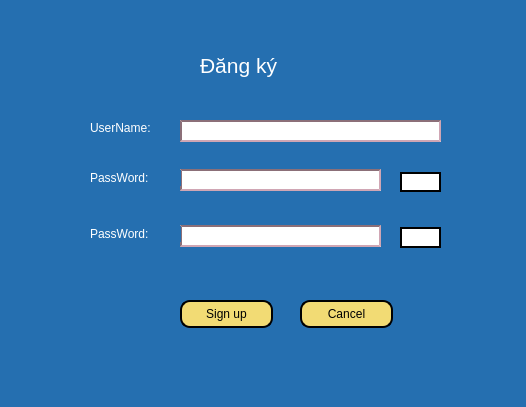
<?xml version="1.0" encoding="UTF-8"?>
<ui version="4.0">
 <class>Dialog</class>
 <widget class="QDialog" name="Dialog">
  <property name="geometry">
   <rect>
    <x>0</x>
    <y>0</y>
    <width>526</width>
    <height>407</height>
   </rect>
  </property>
  <property name="windowTitle">
   <string>Dialog</string>
  </property>
  <property name="styleSheet">
   <string notr="true">background-color:rgb(37, 111, 176);
color:white;</string>
  </property>
  <widget class="QLineEdit" name="usernameInput">
   <property name="geometry">
    <rect>
     <x>180</x>
     <y>120</y>
     <width>261</width>
     <height>22</height>
    </rect>
   </property>
   <property name="styleSheet">
    <string notr="true">background-color: white;
border: 2px inset #8b6f78;
color:black;</string>
   </property>
  </widget>
  <widget class="QLineEdit" name="passwordInput2">
   <property name="geometry">
    <rect>
     <x>180</x>
     <y>225</y>
     <width>201</width>
     <height>22</height>
    </rect>
   </property>
   <property name="styleSheet">
    <string notr="true">background-color: white;
border: 2px inset #8b6f78;
color:black;</string>
   </property>
   <property name="inputMask">
    <string/>
   </property>
   <property name="echoMode">
    <enum>QLineEdit::Password</enum>
   </property>
  </widget>
  <widget class="QLabel" name="label_4">
   <property name="geometry">
    <rect>
     <x>90</x>
     <y>226</y>
     <width>91</width>
     <height>16</height>
    </rect>
   </property>
   <property name="text">
    <string>PassWord:</string>
   </property>
  </widget>
  <widget class="QPushButton" name="cancelButton">
   <property name="geometry">
    <rect>
     <x>300</x>
     <y>300</y>
     <width>93</width>
     <height>28</height>
    </rect>
   </property>
   <property name="styleSheet">
    <string notr="true">background-color: rgb(242, 219, 116);
border-radius: 10px;
border: 2px solid black;
color:black;</string>
   </property>
   <property name="text">
    <string>Cancel</string>
   </property>
   <property name="icon">
    <iconset>
     <normaloff>../Icon/icons8-exit-50.png</normaloff>../Icon/icons8-exit-50.png</iconset>
   </property>
  </widget>
  <widget class="QLabel" name="label">
   <property name="geometry">
    <rect>
     <x>200</x>
     <y>40</y>
     <width>141</width>
     <height>51</height>
    </rect>
   </property>
   <property name="font">
    <font>
     <pointsize>16</pointsize>
    </font>
   </property>
   <property name="text">
    <string>Đăng ký</string>
   </property>
  </widget>
  <widget class="QLineEdit" name="passwordInput">
   <property name="geometry">
    <rect>
     <x>180</x>
     <y>169</y>
     <width>201</width>
     <height>22</height>
    </rect>
   </property>
   <property name="styleSheet">
    <string notr="true">background-color: white;
border: 2px inset #8b6f78;
color:black;</string>
   </property>
   <property name="inputMask">
    <string/>
   </property>
   <property name="echoMode">
    <enum>QLineEdit::Password</enum>
   </property>
  </widget>
  <widget class="QLabel" name="label_2">
   <property name="geometry">
    <rect>
     <x>90</x>
     <y>120</y>
     <width>81</width>
     <height>16</height>
    </rect>
   </property>
   <property name="text">
    <string>UserName:</string>
   </property>
  </widget>
  <widget class="QLabel" name="label_3">
   <property name="geometry">
    <rect>
     <x>90</x>
     <y>170</y>
     <width>91</width>
     <height>16</height>
    </rect>
   </property>
   <property name="text">
    <string>PassWord:</string>
   </property>
  </widget>
  <widget class="QPushButton" name="showPasswordButton">
   <property name="geometry">
    <rect>
     <x>400</x>
     <y>172</y>
     <width>41</width>
     <height>20</height>
    </rect>
   </property>
   <property name="styleSheet">
    <string notr="true">background-color: white;
border: 2px solid black;
color:black;</string>
   </property>
   <property name="text">
    <string/>
   </property>
   <property name="icon">
    <iconset>
     <normaloff>../Icon/eye.png</normaloff>../Icon/eye.png</iconset>
   </property>
  </widget>
  <widget class="QPushButton" name="signupButton">
   <property name="geometry">
    <rect>
     <x>180</x>
     <y>300</y>
     <width>93</width>
     <height>28</height>
    </rect>
   </property>
   <property name="styleSheet">
    <string notr="true">background-color: rgb(242, 219, 116);
border-radius: 10px;
border: 2px solid black;
color:black;</string>
   </property>
   <property name="text">
    <string>Sign up</string>
   </property>
  </widget>
  <widget class="QPushButton" name="showPasswordButton2">
   <property name="geometry">
    <rect>
     <x>400</x>
     <y>227</y>
     <width>41</width>
     <height>21</height>
    </rect>
   </property>
   <property name="styleSheet">
    <string notr="true">background-color: white;
border: 2px solid black;
color:black;</string>
   </property>
   <property name="text">
    <string/>
   </property>
   <property name="icon">
    <iconset>
     <normaloff>../Icon/eye.png</normaloff>../Icon/eye.png</iconset>
   </property>
  </widget>
 </widget>
 <resources/>
 <connections/>
</ui>
